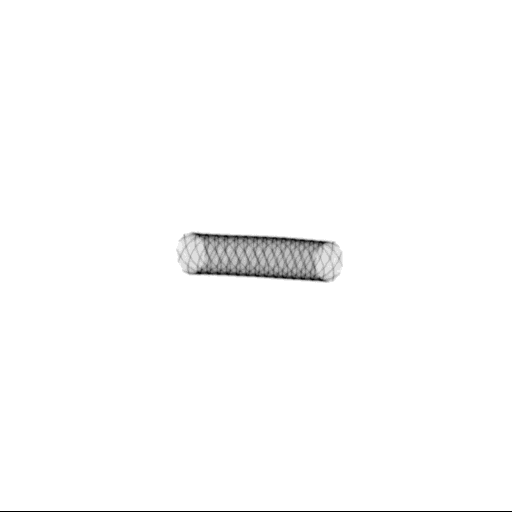
#> input picture data/dataset/base_png_adjusted/base7.png, 512 x 512 px; its folder holds only this picture in this run
$ python noise_generation.py
#> lines starting #> are read from the running program, lines starting #| are printed output that depends on the picture
import os
import numpy as np
from PIL import Image

clean_images = os.listdir("data/dataset/base_png_adjusted")

for image in clean_images:
    im = Image.open("data/dataset/base_png_adjusted/" + image)
#> im is the input picture: PIL image 512x512 I;16; min 15802, max 37647, mean 37384
    im = np.array(im, dtype="float")
#> im: shape (512, 512) float64
    im += np.random.normal(loc=0, scale=4 * 1398.96558145, size=im.shape)
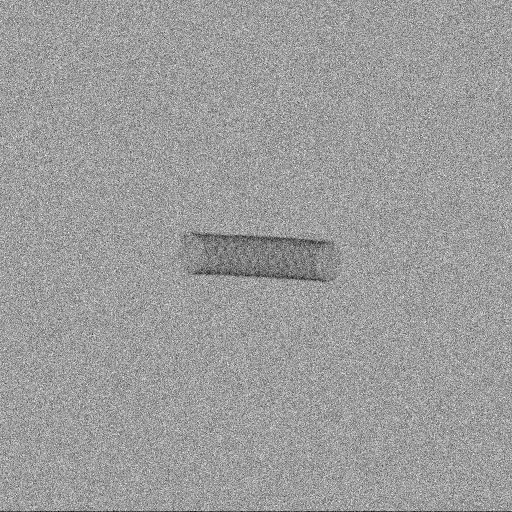
#> im: shape (512, 512) float64; min -1413.5, max 61630.1, mean 37390.8; drawn with min black and max white
    im = Image.fromarray(im.astype("uint16"))
#> im: PIL image 512x512 I;16
    im.save("data/dataset/noisy_png/" + image)
